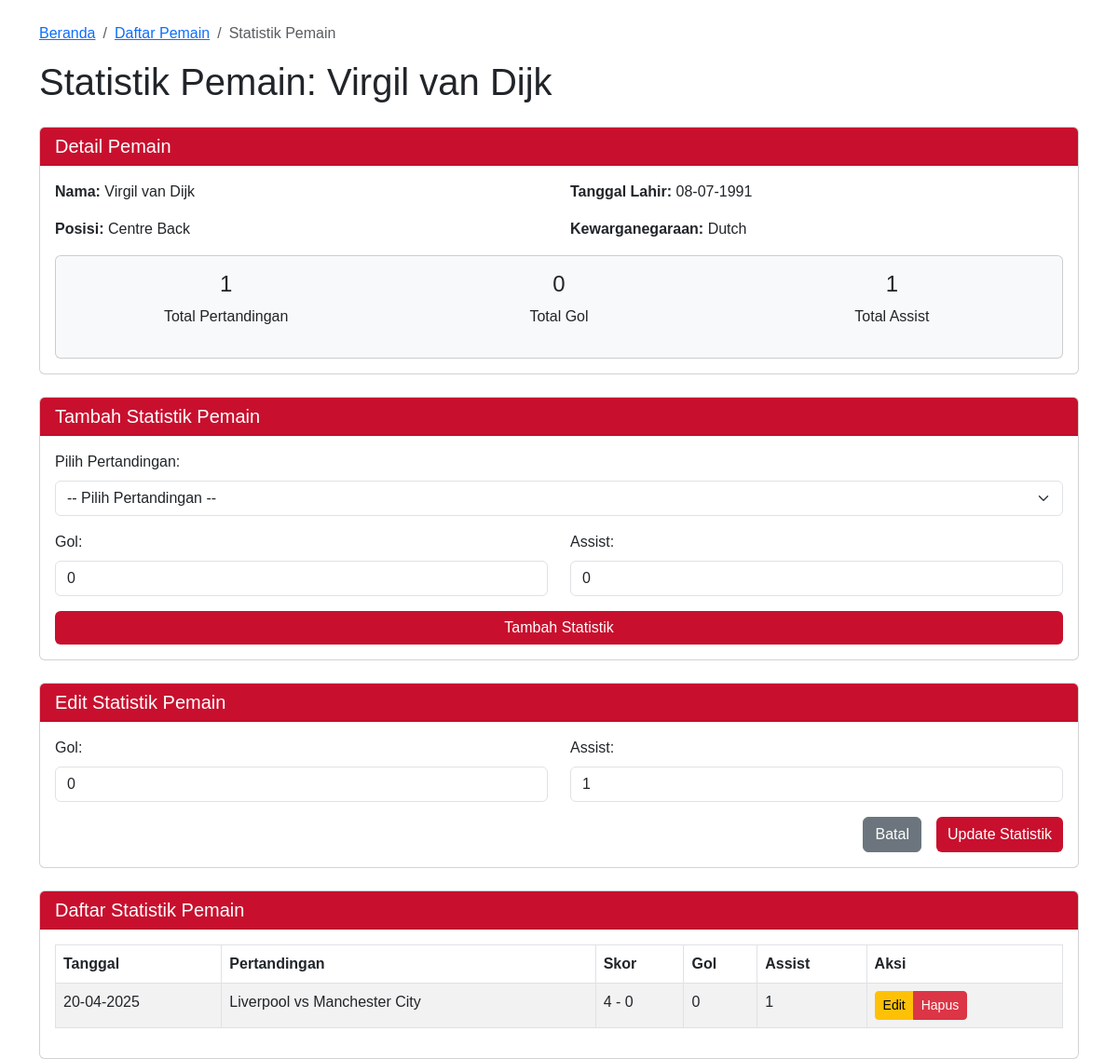
Screenshot of /view/statistics.php?id_player=3&edit=5 with the database file from the repository.
### tables this page shows
CREATE TABLE `players` (
  `id_player` int(11) NOT NULL,
  `name` varchar(100) DEFAULT NULL,
  `position` varchar(50) DEFAULT NULL,
  `dob` date DEFAULT NULL,
  `nationality` varchar(50) DEFAULT NULL
);

CREATE TABLE `player_match` (
  `id_player_match` int(11) NOT NULL,
  `id_player` int(11) DEFAULT NULL,
  `id_match` int(11) DEFAULT NULL,
  `goals` int(11) DEFAULT 0,
  `assists` int(11) DEFAULT 0
);

CREATE TABLE `matches` (
  `id_match` int(11) NOT NULL,
  `date` date DEFAULT NULL,
  `team_a` varchar(50) DEFAULT NULL,
  `team_b` varchar(50) DEFAULT NULL,
  `score_a` int(11) DEFAULT NULL,
  `score_b` int(11) DEFAULT NULL
);

### class/Player.php (called while the page is built, shortened)
<?php
class Player
{
    private $pdo;
    public function __construct($pdo)
    {
        $this->pdo = $pdo;
    }
    public function getPlayerById($id_player)
    {
        try {
            $stmt = $this->pdo->prepare("SELECT * FROM players WHERE id_player = :id_player");
            $stmt->execute([':id_player' => $id_player]);
            return $stmt->fetch(PDO::FETCH_ASSOC);
        } catch (PDOException $e) {
            error_log('Error getting player by ID: ' . $e->getMessage());
            return false;
        }
    }
}

### class/PlayerMatch.php (called while the page is built, shortened)
<?php
class PlayerMatch
{
    private $pdo;
    public function __construct($pdo)
    {
        $this->pdo = $pdo;
    }
    public function getPlayerStats($player_id)
    {
        try {
            $sql = "SELECT pm.*, m.date, m.team_a, m.team_b, m.score_a, m.score_b
                    FROM player_match pm
                    INNER JOIN matches m ON pm.id_match = m.id_match
                    WHERE pm.id_player = :player_id
                    ORDER BY m.date DESC";
            $stmt = $this->pdo->prepare($sql);
            $stmt->execute([':player_id' => $player_id]);
            return $stmt->fetchAll(PDO::FETCH_ASSOC);
        } catch (PDOException $e) {
            error_log('Error getting player stats: ' . $e->getMessage());
            return [];
        }
    }
    public function getPlayerStatById($id_player_match)
    {
        try {
            $sql = "SELECT * FROM player_match WHERE id_player_match = :id_player_match";
            $stmt = $this->pdo->prepare($sql);
            $stmt->execute([':id_player_match' => $id_player_match]);
            return $stmt->fetch(PDO::FETCH_ASSOC);
        } catch (PDOException $e) {
            error_log('Error getting player stat by ID: ' . $e->getMessage());
            return false;
        }
    }
    public function getPlayerTotalStats($player_id)
    {
        try {
            $sql = "SELECT SUM(goals) as total_goals, SUM(assists) as total_assists,
                    COUNT(id_match) as total_matches
                    FROM player_match
                    WHERE id_player = :player_id";
            $stmt = $this->pdo->prepare($sql);
            $stmt->execute([':player_id' => $player_id]);
            return $stmt->fetch(PDO::FETCH_ASSOC);
        } catch (PDOException $e) {
            error_log('Error getting player total stats: ' . $e->getMessage());
            return false;
        }
    }
}

### view/statistics.php (the view, shortened to what this page needs)
<?php
include_once '../config/db.php';
include_once '../class/PlayerMatch.php';
include_once '../class/Player.php';
$playerMatch = new PlayerMatch($pdo);
$playerClass = new Player($pdo);
if (isset($_GET['id_player'])) {
    $id_player = $_GET['id_player'];
    $playerData = $playerClass->getPlayerById($id_player);
    $playerStats = $playerMatch->getPlayerStats($id_player);
    $totalStats = $playerMatch->getPlayerTotalStats($id_player);
} else {
    echo "<script>alert('ID Pemain tidak ditemukan. Silakan pilih pemain.'); window.location.href='players.php';</script>";
    exit();
}
if (isset($_GET['edit'])) {
    $id_player_match = $_GET['edit'];
    $edit_stats = $playerMatch->getPlayerStatById($id_player_match);
}
?>
<!DOCTYPE html>
<html lang="en">
<head>
    <link href="https://cdn.jsdelivr.net/npm/bootstrap@5.3.0-alpha1/dist/css/bootstrap.min.css" rel="stylesheet">
    <link rel="stylesheet" href="../style.css">
</head>
<body>
    <div class="container mt-4">
        <nav aria-label="breadcrumb">
            <ol class="breadcrumb">
                <li class="breadcrumb-item"><a href="../index.php">Beranda</a></li>
                <li class="breadcrumb-item"><a href="players.php">Daftar Pemain</a></li>
                <li class="breadcrumb-item active">Statistik Pemain</li>
            </ol>
        </nav>
        <h1 class="mb-4">Statistik Pemain: <?php echo htmlspecialchars($playerData['name']); ?></h1>
        <div class="card mb-4">
            <div class="card-header liverpool-red">
                <h5 class="card-title m-0">Detail Pemain</h5>
            </div>
            <div class="card-body">
                <div class="row">
                    <div class="col-md-6">
                        <p><strong>Nama:</strong> <?php echo htmlspecialchars($playerData['name']); ?></p>
                        <p><strong>Posisi:</strong> <?php echo htmlspecialchars($playerData['position']); ?></p>
                    </div>
                    <div class="col-md-6">
                        <p><strong>Tanggal Lahir:</strong> <?php echo date('d-m-Y', strtotime($playerData['dob'])); ?></p>
                        <p><strong>Kewarganegaraan:</strong> <?php echo htmlspecialchars($playerData['nationality']); ?></p>
                    </div>
                </div>
                <div class="card bg-light">
                    <div class="card-body">
                        <div class="row text-center">
                            <div class="col-md-4">
                                <h4><?php echo $totalStats['total_matches'] ?? 0; ?></h4>
                                <p>Total Pertandingan</p>
                            </div>
                            <div class="col-md-4">
                                <h4><?php echo $totalStats['total_goals'] ?? 0; ?></h4>
                                <p>Total Gol</p>
                            </div>
                            <div class="col-md-4">
                                <h4><?php echo $totalStats['total_assists'] ?? 0; ?></h4>
                                <p>Total Assist</p>
                            </div>
                        </div>
                    </div>
                </div>
            </div>
        </div>
        <div class="card mb-4">
            <div class="card-header liverpool-red">
                <h5 class="card-title m-0">Tambah Statistik Pemain</h5>
            </div>
            <div class="card-body">
                <form method="POST">
                    <div class="row mb-3">
                        <div class="col-md-12">
                            <label for="match_id" class="form-label">Pilih Pertandingan:</label>
                            <select class="form-select" id="match_id" name="match_id" required>
                                <option value="">-- Pilih Pertandingan --</option>
                            </select>
                        </div>
                    </div>
                    <div class="row mb-3">
                        <div class="col-md-6">
                            <label for="goals" class="form-label">Gol:</label>
                            <input type="number" class="form-control" id="goals" name="goals" min="0" value="0" required>
                        </div>
                        <div class="col-md-6">
                            <label for="assists" class="form-label">Assist:</label>
                            <input type="number" class="form-control" id="assists" name="assists" min="0" value="0" required>
                        </div>
                    </div>
                    <div class="d-grid">
                        <button type="submit" class="btn liverpool-btn">Tambah Statistik</button>
                    </div>
                </form>
            </div>
        </div>
        <?php if (isset($edit_stats)): ?>
            <div class="card mb-4">
                <div class="card-header liverpool-red">
                    <h5 class="card-title m-0">Edit Statistik Pemain</h5>
                </div>
                <div class="card-body">
                    <form method="POST">
                        <div class="row mb-3">
                            <div class="col-md-6">
                                <label for="edit_goals" class="form-label">Gol:</label>
                                <input type="number" class="form-control" id="edit_goals" name="goals" min="0"
                                    value="<?php echo $edit_stats['goals']; ?>" required>
                            </div>
                            <div class="col-md-6">
                                <label for="edit_assists" class="form-label">Assist:</label>
                                <input type="number" class="form-control" id="edit_assists" name="assists" min="0"
                                    value="<?php echo $edit_stats['assists']; ?>" required>
                            </div>
                        </div>
                        <div class="d-grid gap-2 d-md-flex justify-content-md-end">
                            <a href="statistics.php?id_player=<?php echo $id_player; ?>" class="btn btn-secondary me-md-2">Batal</a>
                            <button type="submit" class="btn liverpool-btn">Update Statistik</button>
                        </div>
                    </form>
                </div>
            </div>
        <?php endif; ?>
        <div class="card">
            <div class="card-header liverpool-red">
                <h5 class="card-title m-0">Daftar Statistik Pemain</h5>
            </div>
            <div class="card-body">
                <?php if (count($playerStats) > 0): ?>
                    <div class="table-responsive">
                        <table class="table table-striped table-hover">
                            <thead>
                                <tr>
                                    <th>Tanggal</th>
                                    <th>Pertandingan</th>
                                    <th>Skor</th>
                                    <th>Gol</th>
                                    <th>Assist</th>
                                    <th>Aksi</th>
                                </tr>
                            </thead>
                            <tbody>
                                <?php foreach ($playerStats as $stat): ?>
                                    <tr>
                                        <td><?php echo date('d-m-Y', strtotime($stat['date'])); ?></td>
                                        <td><?php echo htmlspecialchars($stat['team_a']) . ' vs ' . htmlspecialchars($stat['team_b']); ?></td>
                                        <td><?php echo $stat['score_a'] . ' - ' . $stat['score_b']; ?></td>
                                        <td><?php echo $stat['goals']; ?></td>
                                        <td><?php echo $stat['assists']; ?></td>
                                        <td>
                                            <div class="btn-group" role="group">
                                                <a href="statistics.php?id_player=<?php echo $id_player; ?>&edit=<?php echo $stat['id_player_match']; ?>"
                                                    class="btn btn-sm btn-warning">Edit</a>
                                                <a href="statistics.php?id_player=<?php echo $id_player; ?>&delete=<?php echo $stat['id_player_match']; ?>"
                                                    class="btn btn-sm btn-danger"
                                                    onclick="return confirm('Apakah Anda yakin ingin menghapus statistik ini?')">Hapus</a>
                                            </div>
                                        </td>
                                    </tr>
                                <?php endforeach; ?>
                            </tbody>
                        </table>
                    </div>
                <?php else: ?>
                    <div class="alert alert-info">Tidak ada statistik untuk pemain ini.</div>
                <?php endif; ?>
            </div>
        </div>
    </div>
</body>
</html>

### style.css (style rules this page uses)
body { font-family: 'Arial', sans-serif; }
.liverpool-red { background-color: #C8102E; color: white; }
.liverpool-btn { background-color: #C8102E; color: white; border: none; }
table { width: 100%; border-collapse: collapse; }
table, th, td { border: 1px solid #dee2e6; }
th, td { padding: 8px; text-align: left; }

### rows the page displays
players: name "Virgil van Dijk", position "Centre Back", dob "08-07-1991", nationality "Dutch"
player_match: goals "0", assists "1", id_match.date "20-04-2025", id_match.team_a "Liverpool", id_match.team_b "Manchester City", id_match.score_a "4", id_match.score_b "0"

### other values shown
$totalStats['total_matches'] "1"
$totalStats['total_goals'] "0"
$totalStats['total_assists'] "1"
